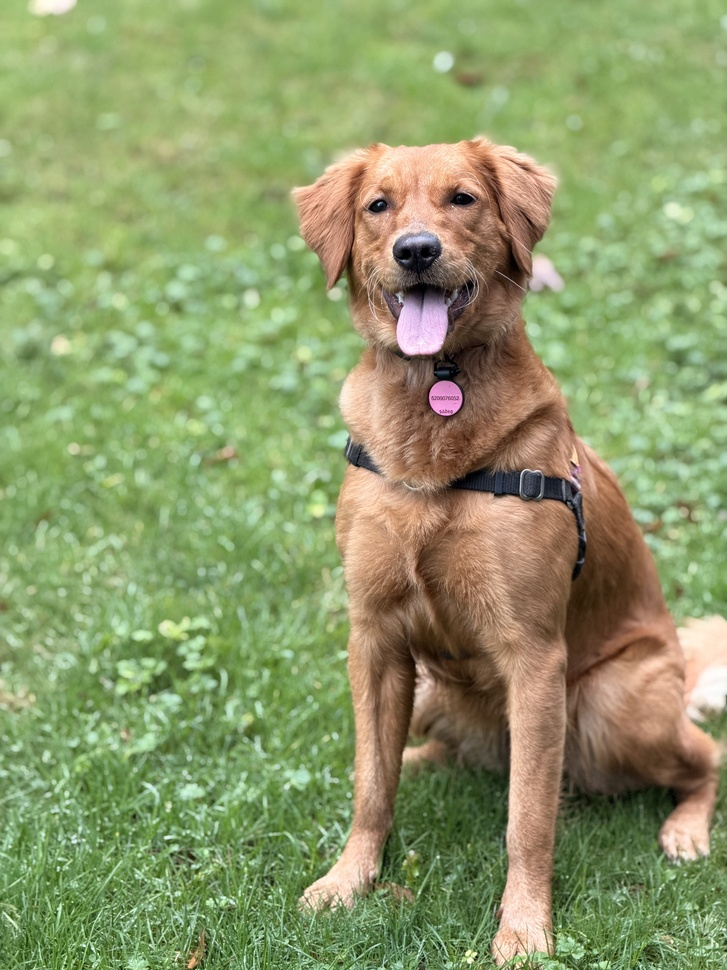
#> input picture .agents/skills/last30days/assets/dog-original.jpeg, 727 x 970 px, shrunk from 4284 x 5712 before the run
$ python -i image_enhancement.py   (imports and definitions only)
#> lines starting #> are read from the running program, lines starting #| are printed output that depends on the picture; after the words box and inside, x2 and y2 are one past the last pixel; in counts of white or black regions, pixels touching at a corner belong together
#> further down, picture is the input picture: shape (970, 727, 3); mean B, G, R 105.4, 153.7, 141.6
import cv2
import numpy as np


def deskew(image: np.ndarray) -> np.ndarray:
    coords = np.column_stack(np.where(image > 0))
    if len(coords) < 100:
        return image
    angle = cv2.minAreaRect(coords)[-1]
    if angle < -45:
        angle = 90 + angle
    if abs(angle) < 0.5:
        return image
    h, w = image.shape[:2]
    center = (w // 2, h // 2)
    mat = cv2.getRotationMatrix2D(center, angle, 1.0)
    return cv2.warpAffine(
        image, mat, (w, h),
        flags=cv2.INTER_CUBIC,
        borderMode=cv2.BORDER_REPLICATE
    )


def enhance_image(image: np.ndarray) -> np.ndarray:
    if len(image.shape) == 3:
        gray = cv2.cvtColor(image, cv2.COLOR_BGR2GRAY)
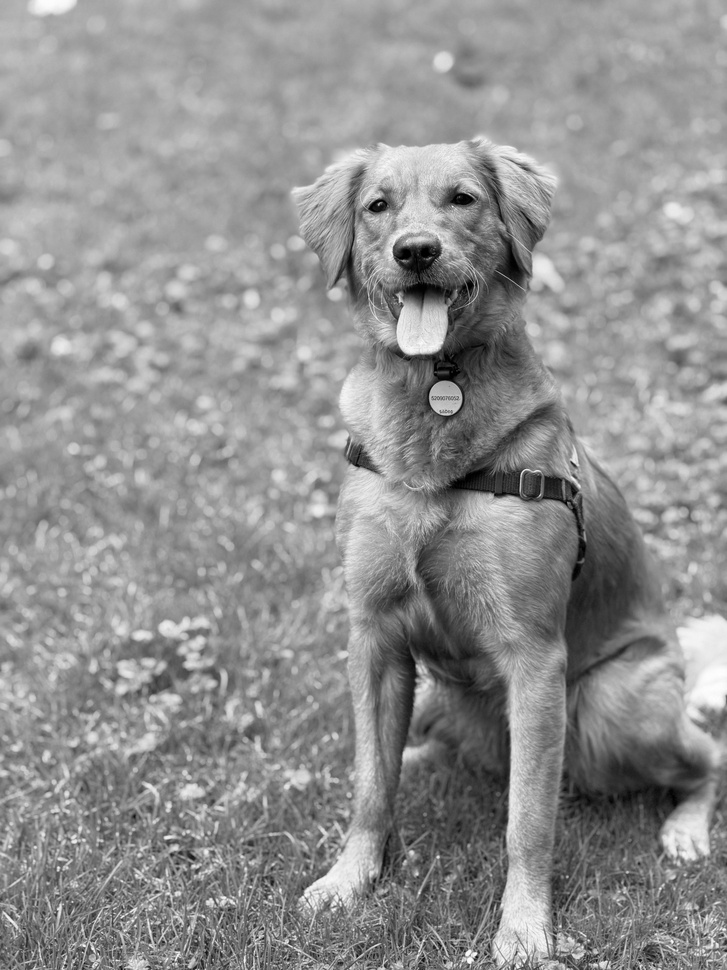
#> gray: shape (970, 727); min 0, max 254, mean 144.6
    else:
        gray = image

    denoised = cv2.fastNlMeansDenoising(gray, h=10)
    deskewed = deskew(denoised)
#> in deskew, `coords = np.column_stack(np.where(image > 0))`: coords = 705181 pairs, first value 0 to 969, second value 0 to 726
#> in deskew, `angle = cv2.minAreaRect(coords)[-1]`: angle = -90
#> in deskew, `angle = 90 + angle`: angle = 0
    sharp = cv2.filter2D(deskewed, -1, np.array([[0, -1, 0], [-1, 5, -1], [0, -1, 0]]))
    return cv2.threshold(sharp, 0, 255, cv2.THRESH_BINARY + cv2.THRESH_OTSU)[1]
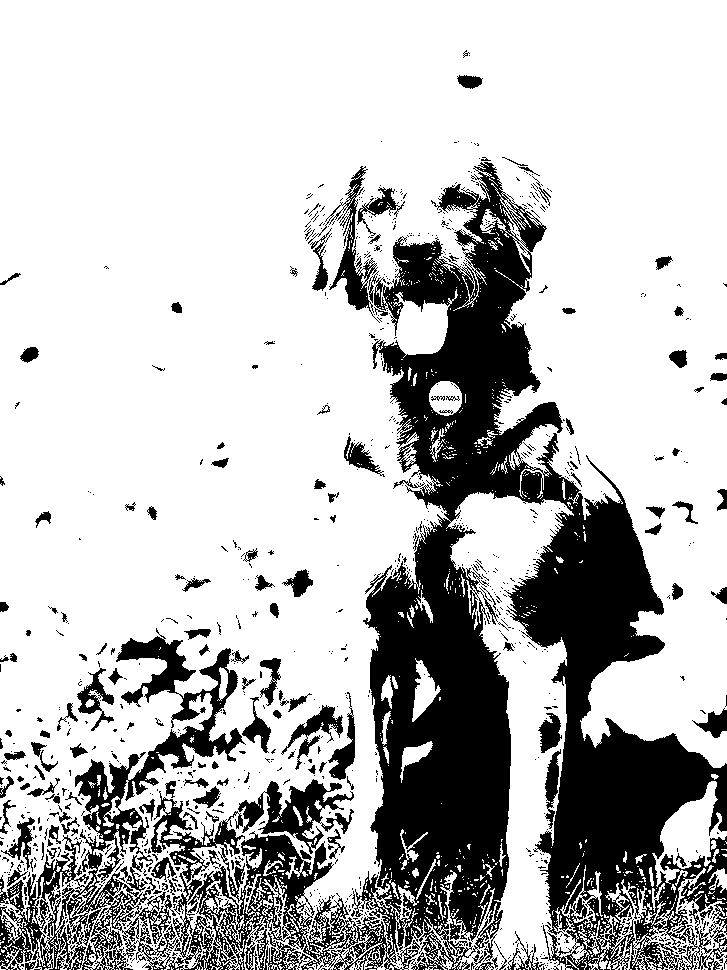
#> returned value: shape (970, 727); 74.2% white; 1027 black regions (872 under 20 px), largest, box (x1, y1, x2, y2) and area: (0, 162, 727, 970) 156057, (238, 779, 354, 854) 3330, (308, 166, 380, 323) 2017


def enhance_for_layout(image: np.ndarray) -> np.ndarray:
    gray = cv2.cvtColor(image, cv2.COLOR_BGR2GRAY) if len(image.shape) == 3 else image
    clahe = cv2.createCLAHE(clipLimit=2.0, tileGridSize=(8, 8))
    return clahe.apply(gray)

>>> import cv2
>>> picture = cv2.imread('../../../../.agents/skills/last30days/assets/dog-original.jpeg')
>>> result = enhance_image(picture)

$ run again, on .agents/skills/last30days/assets/aging-portrait.jpeg
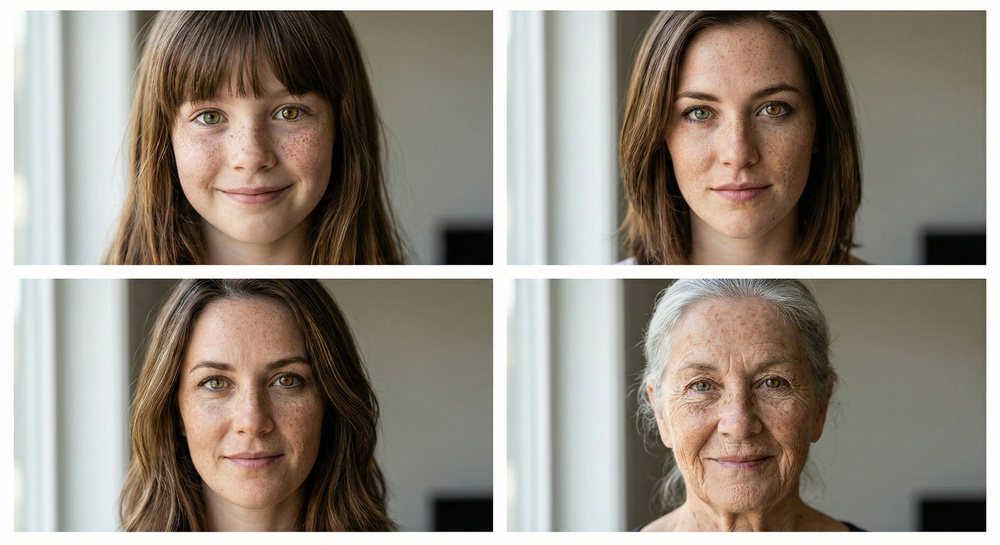
#> input picture .agents/skills/last30days/assets/aging-portrait.jpeg, 1000 x 545 px, shrunk from 2816 x 1536 before the run
#> picture is the input picture: shape (545, 1000, 3); mean B, G, R 128, 139, 147.7
#> in enhance_image, `gray = cv2.cvtColor(image, cv2.COLOR_BGR2GRAY)`:
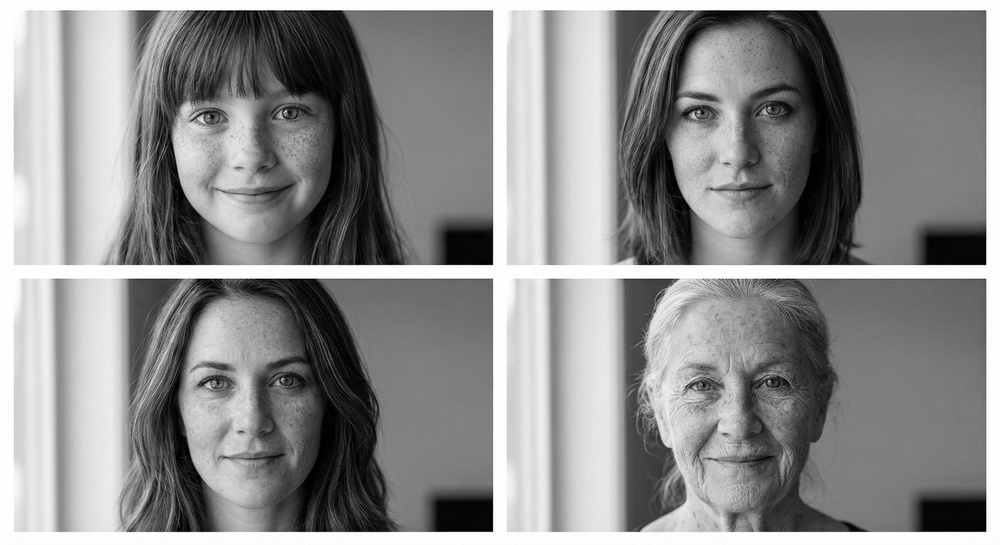
#> gray: shape (545, 1000); min 0, max 255, mean 140.3
#> coords = 544984 pairs, first value 0 to 544, second value 0 to 999
#> in deskew, `angle = cv2.minAreaRect(coords)[-1]`: angle = -90
#> in deskew, `angle = 90 + angle`: angle = 0
#> in enhance_image, `return cv2.threshold(sharp, 0, 255, cv2.THRESH_BINARY + cv2.THRESH_OTS..`:
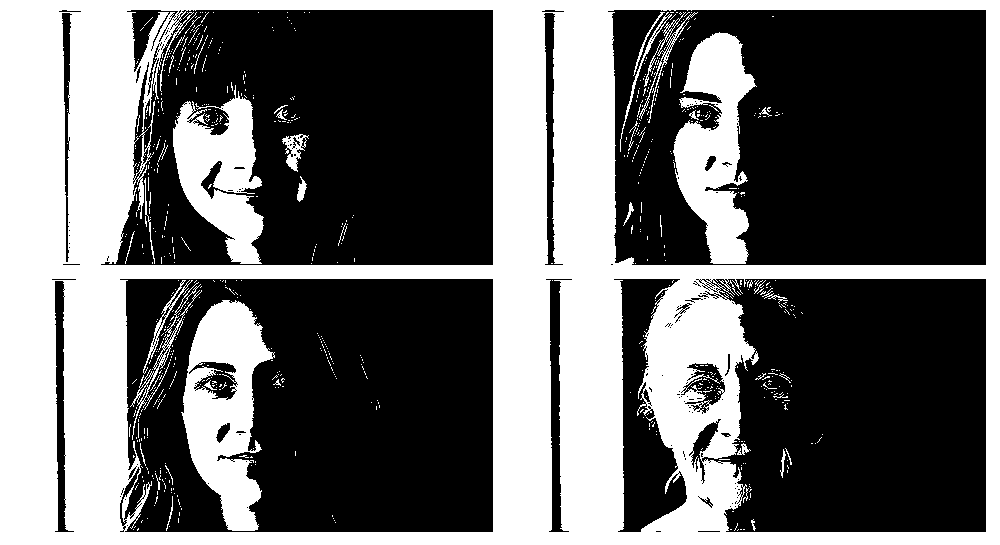
#> returned value: shape (545, 1000); 41.2% white; 769 white regions (728 under 20 px), largest, box (x1, y1, x2, y2) and area: (0, 0, 1000, 545) 186893, (181, 300, 275, 531) 11852, (673, 32, 757, 264) 10857

$ run again, on .agents/skills/last30days/assets/dog-as-human.png
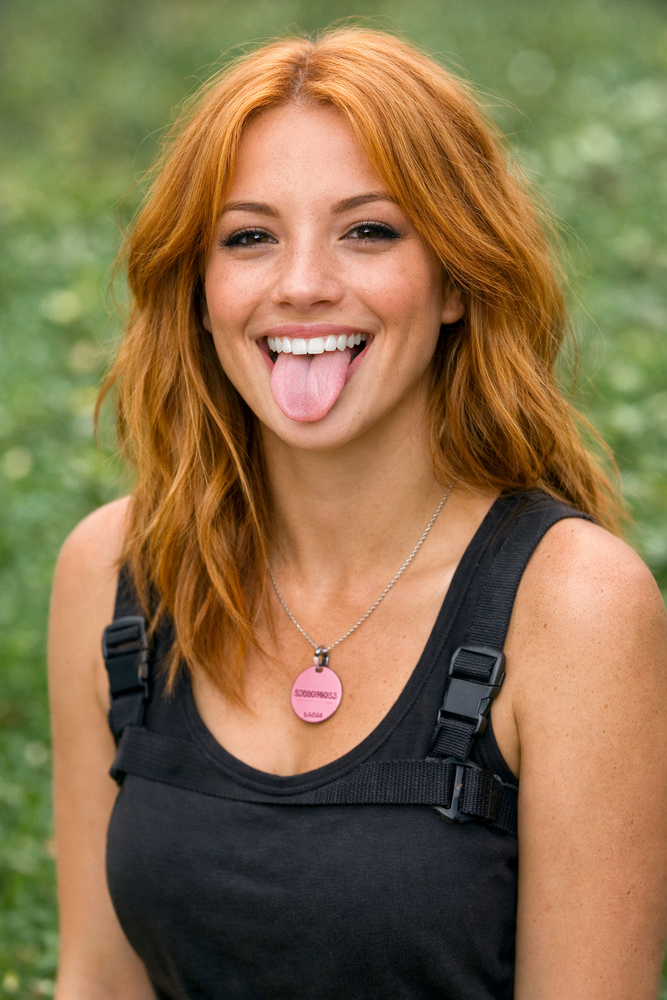
#> input picture .agents/skills/last30days/assets/dog-as-human.png, 667 x 1000 px, shrunk from 1024 x 1536 before the run
#> picture is the input picture: shape (1000, 667, 3); mean B, G, R 74.9, 111.4, 135.4
#> in enhance_image, `gray = cv2.cvtColor(image, cv2.COLOR_BGR2GRAY)`:
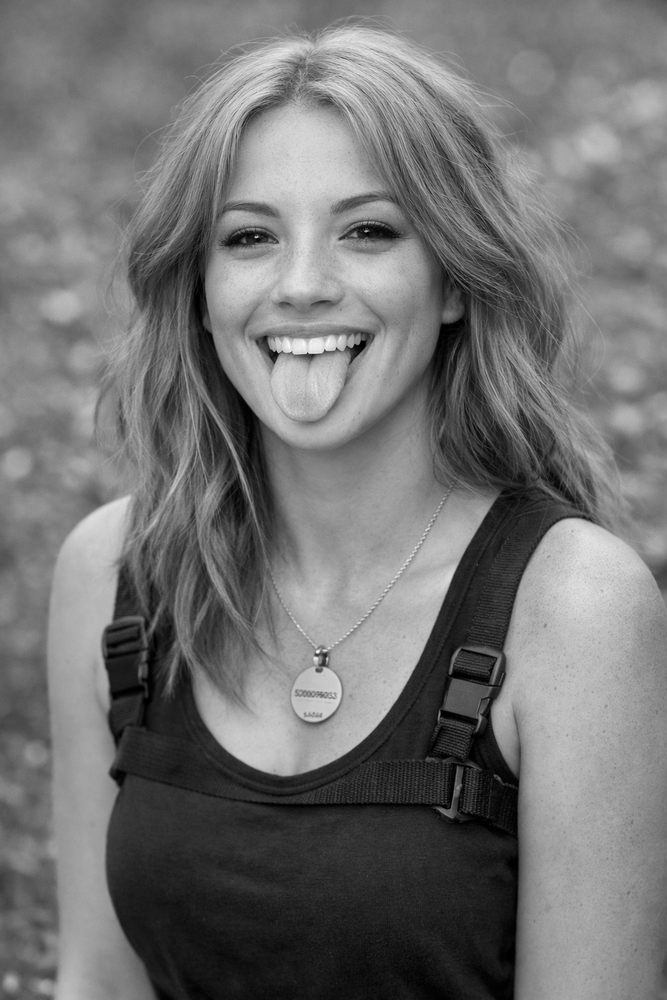
#> gray: shape (1000, 667); min 0, max 252, mean 114.4
#> coords = 666991 pairs, first value 0 to 999, second value 0 to 666
#> in deskew, `angle = cv2.minAreaRect(coords)[-1]`: angle = -90
#> in deskew, `angle = 90 + angle`: angle = 0
#> in enhance_image, `return cv2.threshold(sharp, 0, 255, cv2.THRESH_BINARY + cv2.THRESH_OTS..`:
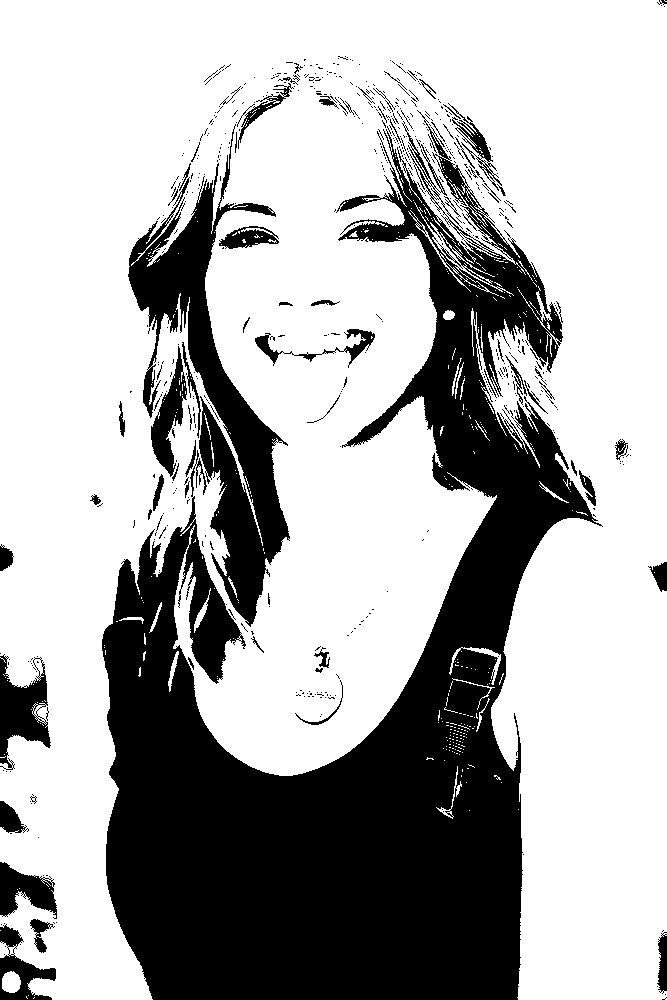
#> returned value: shape (1000, 667); 68.6% white; 613 black regions (540 under 20 px), largest, box (x1, y1, x2, y2) and area: (102, 110, 603, 1000) 168834, (128, 124, 290, 627) 22286, (0, 654, 51, 770) 2978
